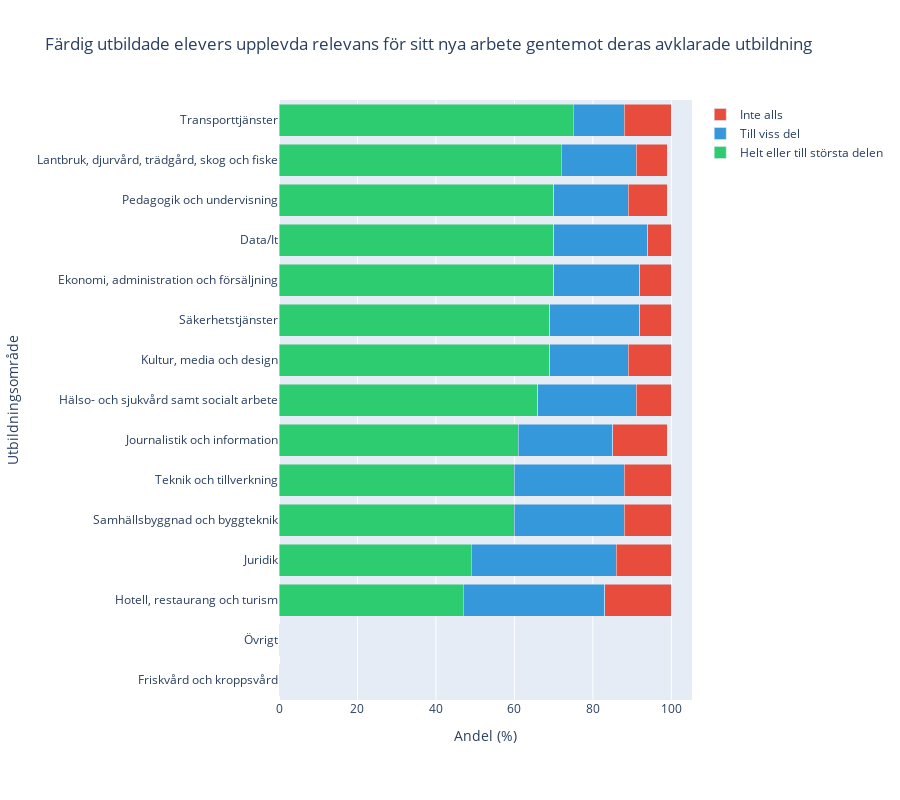

Here is the notebook cell this chart was saved with:
### Code cell
columns = df_relevancy.columns.tolist()
df_relevancy_sorted = df_relevancy.sort_values(by=columns[1], ascending=True)

fig = go.Figure()

fig.add_trace(go.Bar(
    name=columns[1],
    y=df_relevancy_sorted.index,
    x=df_relevancy_sorted[columns[1]],
    orientation='h',
    marker_color='#2ecc71'
))

fig.add_trace(go.Bar(
    name=columns[2],
    y=df_relevancy_sorted.index,
    x=df_relevancy_sorted[columns[2]],
    orientation='h',
    marker_color='#3498db'
))

fig.add_trace(go.Bar(
    name= columns[3],
    y=df_relevancy_sorted.index,
    x=df_relevancy_sorted[columns[3]],
    orientation='h',
    marker_color='#e74c3c'
))

fig.update_layout(
    title='Färdig utbildade elevers upplevda relevans för sitt nya arbete gentemot deras avklarade utbildning',
    yaxis_title='Utbildningsområde',
    xaxis_title='Andel (%)',
    barmode='stack',
    height=800,
    showlegend=True,
    margin=dict(t=100, b=100, l=200)
)
fig.write_html("jobb_utb_relevans.html")
fig.show()

### Figure 1 — Plotly figure (JSON) as saved in the notebook; plotly's stock layout.template omitted (floating-point values rounded to 4 significant figures)
{"data": [{"marker": {"color": "#2ecc71"}, "name": "Helt eller till största delen", "orientation": "h", "type": "bar", "x": [0.0, 0.0, 47.0, 49.0, 60.0, 60.0, 61.0, 66.0, 69.0, 69.0, 70.0, 70.0, 70.0, 72.0, 75.0], "y": ["Friskvård och kroppsvård", "Övrigt", "Hotell, restaurang och turism", "Juridik", "Samhällsbyggnad och byggteknik", "Teknik och tillverkning", "Journalistik och information", "Hälso- och sjukvård samt socialt arbete", "Kultur, media och design", "Säkerhetstjänster", "Ekonomi, administration och försäljning", "Data/It", "Pedagogik och undervisning", "Lantbruk, djurvård, trädgård, skog och fiske", "Transporttjänster"]}, {"marker": {"color": "#3498db"}, "name": "Till viss del", "orientation": "h", "type": "bar", "x": [0.0, 0.0, 36.0, 37.0, 28.0, 28.0, 24.0, 25.0, 20.0, 23.0, 22.0, 24.0, 19.0, 19.0, 13.0], "y": ["Friskvård och kroppsvård", "Övrigt", "Hotell, restaurang och turism", "Juridik", "Samhällsbyggnad och byggteknik", "Teknik och tillverkning", "Journalistik och information", "Hälso- och sjukvård samt socialt arbete", "Kultur, media och design", "Säkerhetstjänster", "Ekonomi, administration och försäljning", "Data/It", "Pedagogik och undervisning", "Lantbruk, djurvård, trädgård, skog och fiske", "Transporttjänster"]}, {"marker": {"color": "#e74c3c"}, "name": "Inte alls", "orientation": "h", "type": "bar", "x": [0.0, 0.0, 17.0, 14.0, 12.0, 12.0, 14.0, 9.0, 11.0, 8.0, 8.0, 6.0, 10.0, 8.0, 12.0], "y": ["Friskvård och kroppsvård", "Övrigt", "Hotell, restaurang och turism", "Juridik", "Samhällsbyggnad och byggteknik", "Teknik och tillverkning", "Journalistik och information", "Hälso- och sjukvård samt socialt arbete", "Kultur, media och design", "Säkerhetstjänster", "Ekonomi, administration och försäljning", "Data/It", "Pedagogik och undervisning", "Lantbruk, djurvård, trädgård, skog och fiske", "Transporttjänster"]}], "layout": {"barmode": "stack", "height": 800, "margin": {"b": 100, "l": 200, "t": 100}, "showlegend": true, "title": {"text": "Färdig utbildade elevers upplevda relevans för sitt nya arbete gentemot deras avklarade utbildning"}, "xaxis": {"title": {"text": "Andel (%)"}}, "yaxis": {"title": {"text": "Utbildningsområde"}}}}
